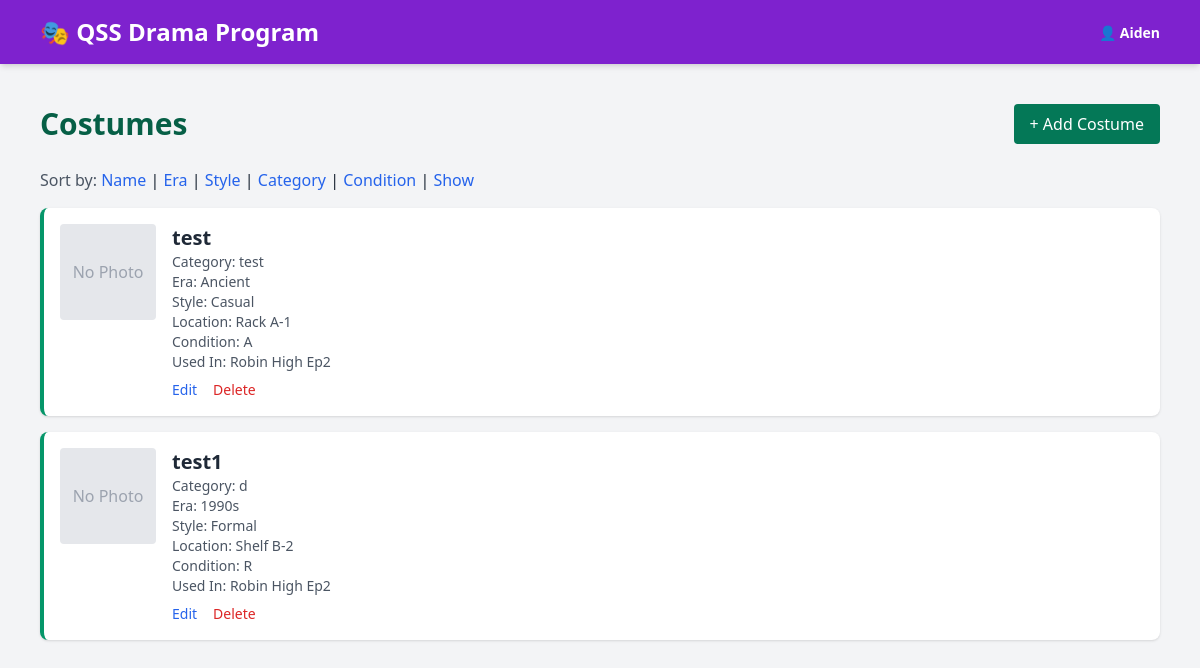
Screenshot of /costumes/costumes.php (signed in) with the database file from the repository.
### tables this page shows
CREATE TABLE `costumes` (
  `id` int(11) NOT NULL,
  `name` varchar(100) NOT NULL,
  `photo_url` varchar(255) DEFAULT NULL,
  `decade` varchar(20) DEFAULT NULL,
  `style` varchar(50) DEFAULT NULL,
  `location` varchar(100) DEFAULT NULL,
  `itemcondition` varchar(20) DEFAULT NULL,
  `category_id` int(11) DEFAULT NULL
);

CREATE TABLE `costumecategories` (
  `id` int(11) NOT NULL,
  `name` varchar(50) NOT NULL
);

### costumes/costumes.php (the view, shortened to what this page needs)
<?php
include '../header.php';
$allowedSorts = ['name', 'era', 'style', 'category', 'show', 'condition'];
$sort = $_GET['sort'] ?? 'name';
$sort = in_array($sort, $allowedSorts) ? $sort : 'name';
$sortColumn = match ($sort) {
    'era' => 'costumes.decade',
    'style' => 'costumes.style',
    'category' => 'costumecategories.name',
    'show' => 'shows.title',
    'condition' => 'costumes.itemcondition',
    default => 'costumes.name',
};
$stmt = $pdo->prepare("
    SELECT
        costumes.*,
        costumecategories.name AS category_name,
        GROUP_CONCAT(shows.title ORDER BY shows.title ASC SEPARATOR ', ') AS show_titles
    FROM costumes
    LEFT JOIN costumecategories ON costumes.category_id = costumecategories.id
    LEFT JOIN showcostumes ON costumes.id = showcostumes.costume_id
    LEFT JOIN shows ON showcostumes.show_id = shows.id
    GROUP BY costumes.id
    ORDER BY $sortColumn ASC
");
$stmt->execute();
$costumes = $stmt->fetchAll(PDO::FETCH_ASSOC);
?>
<!DOCTYPE html>
<html lang="en">
<head>
  <script src="https://cdn.tailwindcss.com"></script>
</head>
<body class="bg-gray-100 text-gray-800">
  <main class="flex-1 w-full max-w-6xl px-4 py-10 mx-auto">
    <div class="flex justify-between items-center mb-6">
      <h1 class="text-3xl font-bold text-emerald-800">Costumes</h1>
      <a href="add_costume.php" class="bg-emerald-700 text-white px-4 py-2 rounded hover:bg-emerald-600 transition">
        + Add Costume
      </a>
    </div>
    <div class="mb-4">
      <span class="text-gray-600">Sort by:</span>
      <a href="?sort=name" class="text-blue-600 hover:underline">Name</a> |
      <a href="?sort=era" class="text-blue-600 hover:underline">Era</a> |
      <a href="?sort=style" class="text-blue-600 hover:underline">Style</a> |
      <a href="?sort=category" class="text-blue-600 hover:underline">Category</a> |
      <a href="?sort=condition" class="text-blue-600 hover:underline">Condition</a> |
      <a href="?sort=show" class="text-blue-600 hover:underline">Show</a>
    </div>
    <?php if (count($costumes) === 0): ?>
      <p class="text-gray-600">No costumes found. Click "Add Costume" to start.</p>
    <?php else: ?>
      <div class="grid gap-4">
        <?php foreach ($costumes as $c): ?>
          <div class="bg-white rounded-lg p-4 shadow border-l-4 border-emerald-600 flex gap-4">
            <?php if (!empty($c['photo_url'])): ?>
              <img src="../<?= htmlspecialchars($c['photo_url']) ?>" alt="Photo of <?= htmlspecialchars($c['name']) ?>" class="w-24 h-24 object-cover rounded">
            <?php else: ?>
              <div class="w-24 h-24 flex items-center justify-center bg-gray-200 text-gray-400 rounded">No Photo</div>
            <?php endif; ?>
            <div class="flex-1">
              <h3 class="text-xl font-bold"><?= htmlspecialchars($c['name']) ?></h3>
              <?php if (isset($c['category_name'])): ?>
                <p class="text-gray-600 text-sm">Category: <?= htmlspecialchars($c['category_name']) ?></p>
              <?php endif; ?>
              <?php if (isset($c['decade'])): ?>
                <p class="text-gray-600 text-sm">Era: <?= htmlspecialchars($c['decade']) ?></p>
              <?php endif; ?>
              <?php if (isset($c['style'])): ?>
                <p class="text-gray-600 text-sm">Style: <?= htmlspecialchars($c['style']) ?></p>
              <?php endif; ?>
              <?php if (isset($c['location'])): ?>
                <p class="text-gray-600 text-sm">Location: <?= htmlspecialchars($c['location']) ?></p>
              <?php endif; ?>
              <?php if (isset($c['itemcondition'])): ?>
                <p class="text-gray-600 text-sm">Condition: <?= htmlspecialchars($c['itemcondition']) ?></p>
              <?php endif; ?>
              <?php if (isset($c['show_titles'])): ?>
                <p class="text-gray-600 text-sm">Used In: <?= htmlspecialchars($c['show_titles']) ?></p>
              <?php endif; ?>
              <div class="flex gap-4 mt-2 text-sm">
                <a href="edit_costume.php?id=<?= $c['id'] ?>" class="text-blue-600 hover:underline">Edit</a>
                <a href="../backend/costumes/delete_costume.php?id=<?= $c['id'] ?>" class="text-red-600 hover:underline" onclick="return confirm('Are you sure you want to delete this costume?');">Delete</a>
              </div>
            </div>
          </div>
        <?php endforeach; ?>
      </div>
    <?php endif; ?>
  </main>
</body>
</html>

### rows the page displays
costumes: shows "No Photo", name "test", category.name "test", decade "Ancient", style "Casual", location "Rack A-1", itemcondition "A", show_titles "Robin High Ep2"
costumes: shows "No Photo", name "test1", category.name "d", decade "1990s", style "Formal", location "Shelf B-2", itemcondition "R", show_titles "Robin High Ep2"

### other values shown
$_SESSION['username'] "Aiden"
